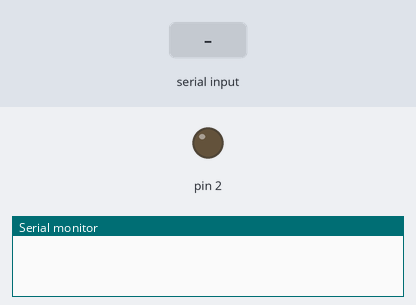
The sketch below on a simulated Arduino Uno, built with avr-gcc and run on an emulated ATmega328P. On the bench: output pins drawn as LEDs (lit = HIGH), the last lines printed to the serial monitor. Inputs (shaded band) come from the test bench.

Above: at 1.2 s.
1.3 s: "90,45,200\n" received over Serial
At 2.3 s:
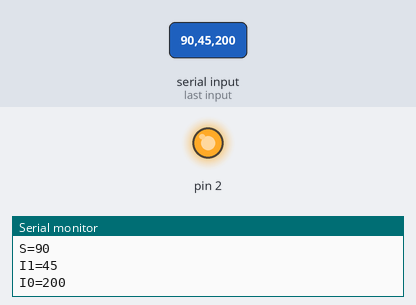
2.8 s: "90,45\n" received over Serial
At 6.8 s:
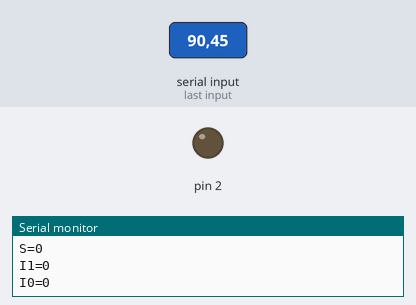
Timing chart, 0 to 8.3 s (numbered marks = the images above; inputs shaded):
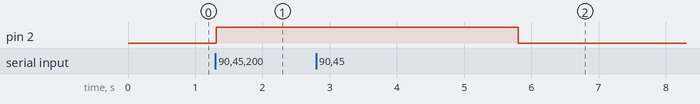

Measured:
- after the input at 1.3 s, pin 2: LOW → HIGH at once
- after the input at 2.8 s, pin 2: HIGH → LOW after 3.0 s instead of 1.5 s

The sketch:

INPUT_AND_PROCESS_USING_NAND_GATES_S_10+S11___S_10___S11____.ino
```cpp
// C++ code
//
void setup()
{
    pinMode(2, OUTPUT);
    Serial.begin(9600);
}

void loop()
{
    if (Serial.available() > 0)
    {
        int S = Serial.parseInt();
        Serial.print("S=");
        Serial.println(S);
        int I1 = Serial.parseInt();
        Serial.print("I1=");
        Serial.println(I1);
        int I0 = Serial.parseInt();
        Serial.print("I0=");
        Serial.println(I0);
        digitalWrite(2, !S & I0 | S & I1);
        Serial.println();
    }
}
```
